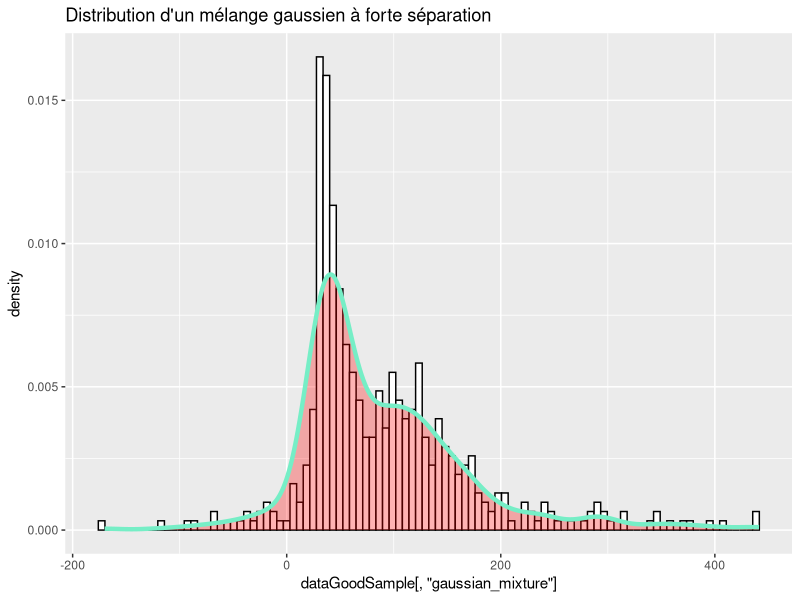
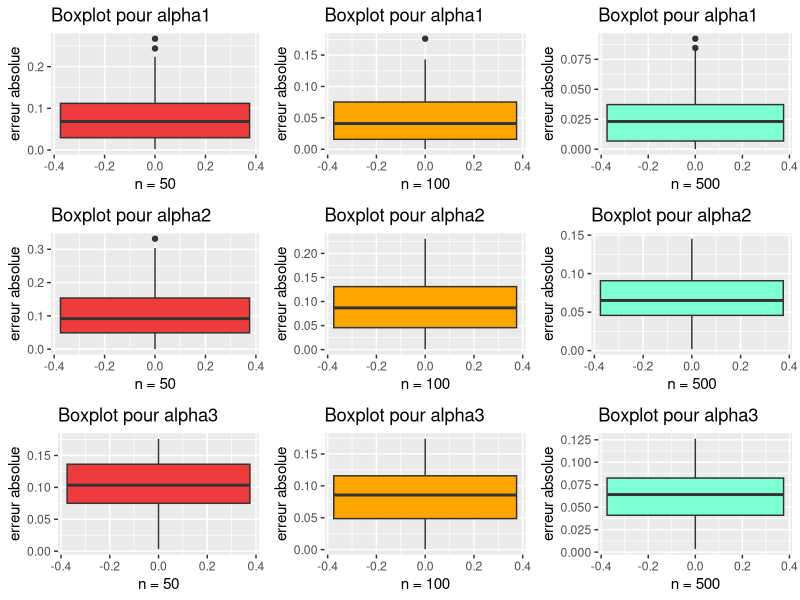
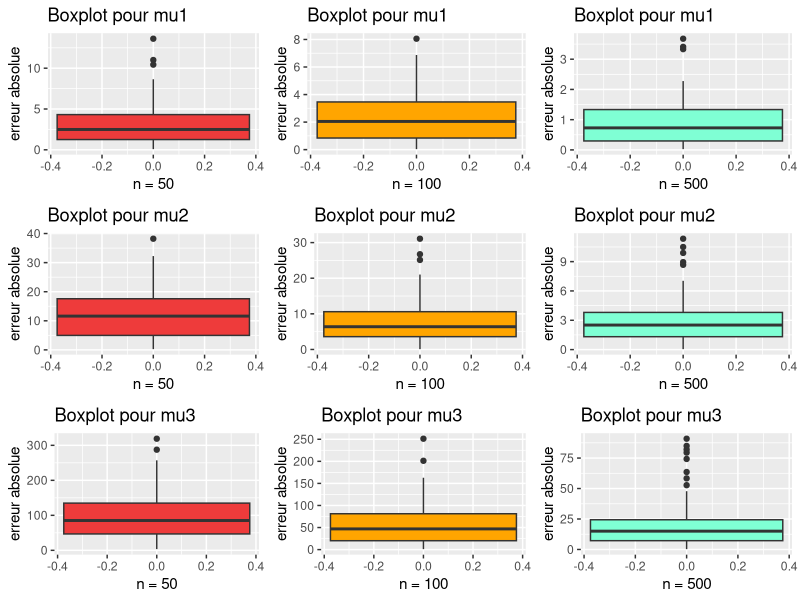
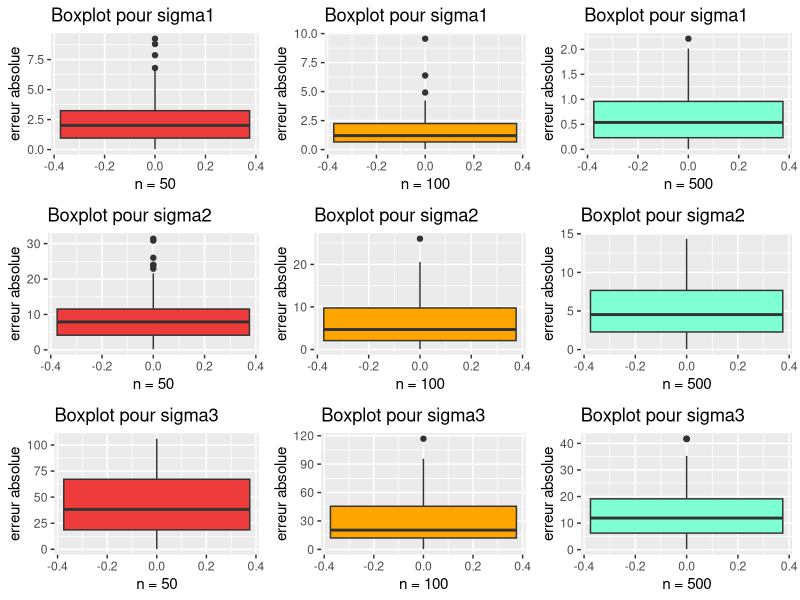
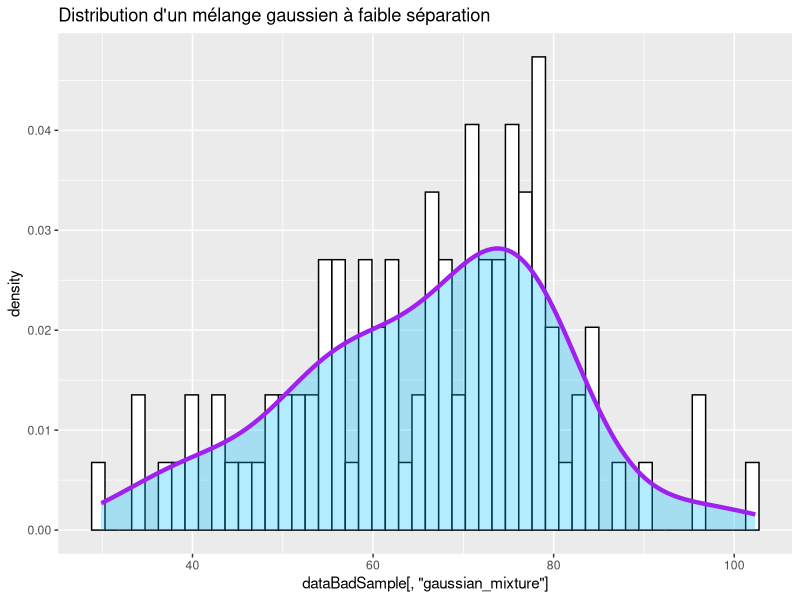
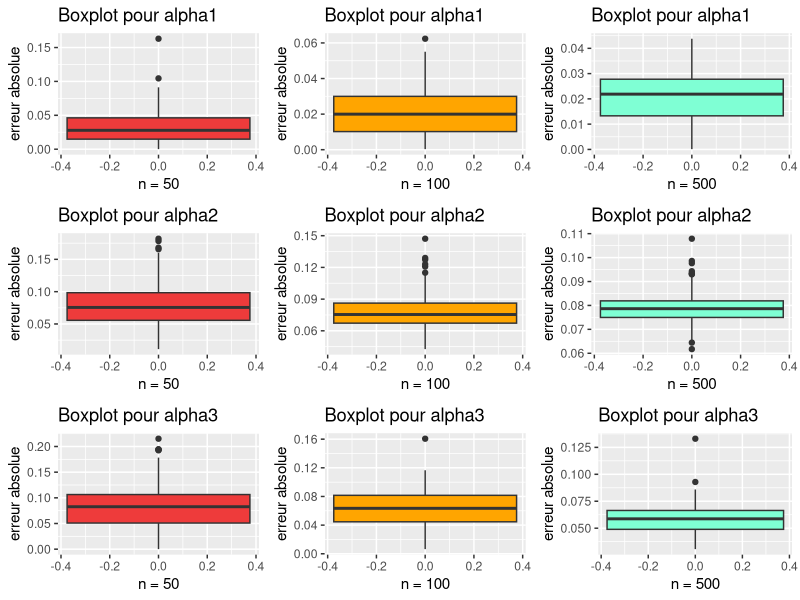
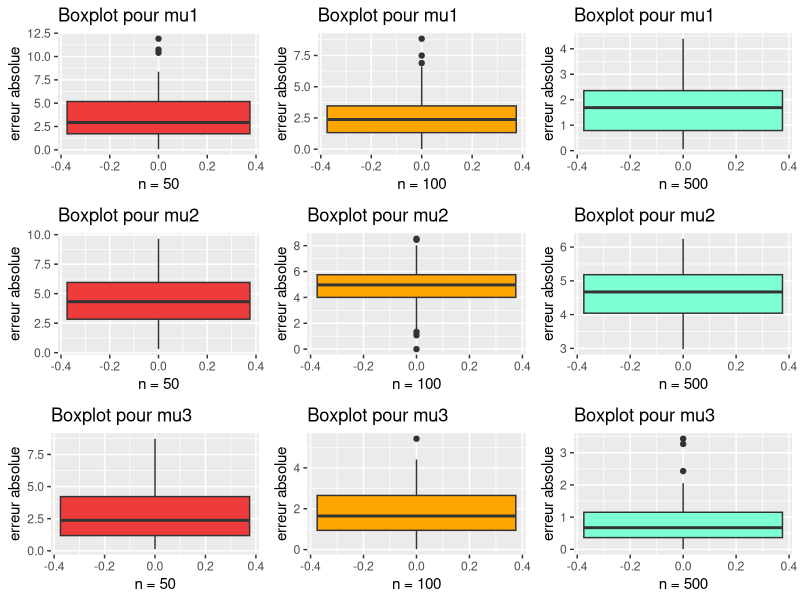
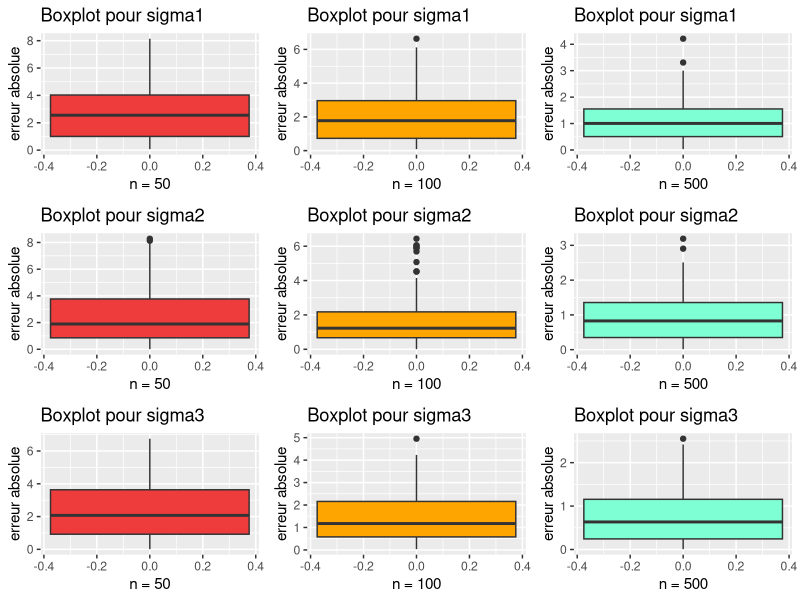

Recreate these plots in R, in order. (Note: this script raises an error after producing the figures.)
library(ggplot2)
library(ggpubr)

# Vecteur dans lequel on a stocké les noms des 13 espèces d'oiseaux présentent 
# dans notre document
bird_names = c("European Goldfinch", "Common Linnet", "Common Chaffinch",
               "European Greenfinch", "Eurasian Bullfinch", "Hawfinch",
               "Stonechat", "European Robin", "Whinchat", "Song Thrush",
               "Common Blackbird", "Ring Ouzel", "Mistle Thrush")

# Vecteur dans lequel on a stocké les moyennes respectives des volumes des nids
# des 13 espèces d'oiseaux
mean_volume = c(38.0, 60.9, 58.3, 74.5, 45.0, 71.6, 91.0, 68.4, 51.9, 288.9,
                293.6, 298.6, 266.1)
# Vecteur dans lequel on a stocké les écarts-types respectifs des volumes des
# nids des 13 espèces d'oiseaux
sd_volume = c(9.1,  20.8, 15.0,  12.2,  3.8,  12.9,  46.5, 29.8, 27.4, 55.9,
              78.5,  125.1,  56.6)

# Création du dataframe contenant les données sur les 13 nids d'oiseaux
# Chaque ligne du df correspond à une espèce d'oiseau
# Chaque espèce est associée à 2 colonnes qui nous renseignent sur
# le volume moyen des nids associée à cette espèce respectivement
# l'ecart type des nids associées à cette espèce
nest_data = data.frame(bird_names, mean_volume, sd_volume)

# Cette fonction prend en argument df le dataframe regroupant toutes les données
# c'est à dire les noms, les moyennes et les écart-types des nids des 13
# espèces d'oiseaux
# n le nombre d'espèces à tirer aléatoirement
# cette fonction retourne un dataframe stockant les noms,
# moyennes et écart-types des nids des n espèces d'oiseaux tirées aléatoirement
random_species = function(df, n){
  J = dim(df)[1]
  index_species = sample(1:J, n, replace = FALSE)
  random_prop = runif(n, 0, 1)
  random_prop = random_prop/sum(random_prop)
  random_df = df[index_species,]
  random_df = cbind(proportion_alpha = random_prop, random_df)
  random_df = random_df[,c(2,1,3,4)]
  return(random_df)
}

# Cette fonction affiche graphiquement la distribution d'un mélange gaussien
# Elle prend en argument df le dataframe contenant les données 
# (noms, moyennes, ecarts-types) des nids des espèces d'oiseaux 
# et X l’échantillon du mélange gaussien
plot_distrib = function(df, X){
  data_distrib = data.frame(gaussian_mixture = X)
  ggplot(data_distrib, aes(x=data_distrib[,'gaussian_mixture'])) + 
  geom_histogram(aes(y=..density..), colour="black", fill="white", bins = 100) +
  geom_density(alpha=.3, color = "aquamarine2", fill="red", size=1.5) + 
  ggtitle("Distribution d'un mélange gaussien")
}

# On crée le dataframe regroupant les moyennes et les écarts-types théoriques
# associés aux espèces d'oiseaux choisies par l'utilisateur
# Les espèces choisies sont stockées dans un vecteur pris en paramètre
GetRealParam = function(list_Species){
  v_index = c()
  for (species in list_Species){
    index_sp = which(nest_data$bird_names == species)
    v_index = append(v_index, index_sp)
  }
  return(nest_data[v_index,])
}


# Cette fonction génère aléatoirement un échantillon de taille n issue 
# d'un mélange gaussien
# Les paramètres (alpha, mu et sigma) des différents mélanges gaussiens 
# sont contenus dans data_th
# La fonction prends en argument data_th 
# (le dataframe contenant les paramètres alpha, mu et sigma)
# et n qui indique le nombre de valeurs que l'on souhaite générer aléatoirement
# La fonction retourne un vecteur contenant les n valeurs du mélange gaussien
# qui ont été generées aléatoirement
simulation = function(data_th, n=100){
  X = rep(NA,n) #echantillon
  vect_alpha = data_th[,2]
  vect_mean = data_th[,3]
  vect_sd = data_th[,4]
  for(i in 1:n){
    Z = runif(1)
    if (Z <= vect_alpha[1]){
      X[i] = rnorm(1, vect_mean[1], vect_sd[1])
    }else{
      k = 1
      l = 2
      Bool = FALSE
      cumul_alpha = cumsum(vect_alpha)
      while(Bool == FALSE){
        if((cumul_alpha[k]<=Z) & (cumul_alpha[l]>=Z)){
          Bool = TRUE
          param_index = l
        }
        k = k+1
        l = l+1
      }
      X[i] = rnorm(1, vect_mean[param_index], vect_sd[param_index])
    }
  }
  return(X)
}

# Fonction générant dataframe (vide)
# contenant les valeurs de P_thetat(j|X = X_i) (etape E de l'algo)
# Cette fonction prend en argument n (la taille de l'échantillon)
# Et J le nombre de mélange
param_State_E = function(n, J){
  data_stateE = data.frame(matrix(NA, nrow = n, ncol = J))
  for(j in 1:J){
    names(data_stateE)[j] = paste("H(.,",j,")",sep="")
  }
  return(data_stateE)
}

# Cette fonction est une implémentation de l'algorithme EM
# Elle prend en argument data_init
# (data_init est un dataframe contenant les paramètres (alpha, mu, sigma)
# initiaux choisis)
# un vecteur X qui est l'échantillon de taille n
# K le nombre d'itérations de l'algorithme EM
# Cette fonction va retourner un dataframe contenant les valeurs des
# paramètres alpha, mu et sigma
# qui ont été mises à jour après K itérations de l'algorithme EM

algo_EM = function(data_init, X, K){
  J = dim(data_init)[1]
  n = length(X)
  data_stateE = param_State_E(n, J)
  
  for(k in 1:K){
    vect_alpha = data_init[,2] #de longueur J
    vect_mean = data_init[,3]
    vect_sd = data_init[,4]
    # vecteur contenant la somme des des numérateurs de P_thetat(j|X = X_i)
    # pour chaque valeur de l’échantillon 
    v = rep(0,n) 
    
    # Etape E
    for(j in 1:J){
      # On remplie le tableau param_State_E contenant P_thetat(j|X=X_i)
      data_stateE[,j] = vect_alpha[j]*dnorm(X,vect_mean[j],vect_sd[j])
      v = v+data_stateE[,j]
    }
    for(j in 1:J){
      data_stateE[,j] = data_stateE[,j]/v
    }
    
    # Etape M
    H = data_stateE
    for(col in 2:4){ #on met a jour le data_init
      for(ind in 1:J){
        
        # on met à jour les alpha
        if(col == 2){
          data_init[,col][ind] = mean(H[,ind])
        }
        # on met à jour les mu
        if(col == 3){
          data_init[,col][ind] = (sum(X*H[,ind]))/(sum(H[,ind]))
        } 
        # on met à jour les sigma
        if(col == 4){
          data_init[,col][ind] = sqrt((sum( (X-rep(data_init[,col-1][ind],n))^2
                                            *H[,ind] ))/sum(H[,ind]))
        }
      }
    }
  }
  new_df = data_init
  colnames(new_df) = c('bird_names', 'alpha', 'mu', 'sigma')
  return(new_df)
}


# Cette fonction calcule l'erreur absolue de tous les paramètres alpha, mu et sigma
# elle calcule la différence en valeur absolue entre la valeur du paramètre estimé
# par l'algorithme EM et la valeur du paramètre théorique
# Elle prend en paramètre data_th le dataframe contenant les 
# paramètres alpha, mu et sigma théoriques
# et Data_EM dataframe contenant les paramètres alpha, mu et sigma estimés 
# par l'algorithme EM
# Cette fonction retourne le dataframe contenant les erreurs absolues de chaque
# paramètre

calcul_error = function(data_th, data_EM){
  J = dim(data_th)[1]
  df_error = data.frame(error_alpha = rep(NA, J), error_mu = rep(NA, J),
                        error_sigma = rep(NA, J))
  for(c in 2:4){
    df_error[,c-1] = abs(data_th[,c] - data_EM[,c])
  }
  return(df_error)
}


# Cette fonction calcule l'erreur absolue entre les paramètres estimés par
# l'algo EM
# et les paramètres théoriques pour k echantillons générés aléatoirement
# Elle prend en argument data_th le dataframe contenant les paramètres
# alpha, mu et sigma théoriques
# data_init le dataframe contenant les paramètres (alpha, mu, sigma)
# initiaux choisis
# k le nombre d'échantillons que l'on souhaite générer aléatoirement
# n la taille des échantillons (les k échantillons seront de tailles n)
# N le nombre d'iterations de l'algorithme EM
# Elle retourne un dataframe contenant les erreurs absolues de chaque paramètre
# des k échantillons de Monte Carlo
Monte_Carlo = function(data_th, data_init, k, n, N){
  J = dim(data_th)[1]
  df_MonteCarlo = data.frame()
  iteration = c()
  for(i in 1:k){
    X = simulation(data_th, n)
    data_EM = algo_EM(data_init, X, N)
    df_error = calcul_error(data_th, data_EM)
    df_MonteCarlo = rbind((df_MonteCarlo), df_error)
    v_iter = rep(paste("itération",i,sep="_"), J)
    iteration = append(iteration, v_iter)
  }
  df_MonteCarlo = cbind(iteration, df_MonteCarlo)
  return(df_MonteCarlo)
}

#############################################################################
# partie tests
#############################################################################
# On teste l'algorithme EM sur un mélange de 2 gaussiennes

# Choix de 2 espèces European Goldfinch et Ring Ouzel afin d'avoir un mélange
# de 2 gaussiennes
data_test_th = data.frame(bird_names = c("European Goldfinch", "Ring Ouzel")
                          ,proportion_alpha = c(0.3,0.7), mean = c(38, 298.6),
                          sd = c(9.1, 125.1))


# Dataframe des données d'initialisations choisies par l'utilisateur
# On a choisi les espèces suivantes: "European Goldfinch"
# et "Ring Ouzel"
data_test_init = data.frame(bird_names = c("European Goldfinch", "Ring Ouzel"),
                            alpha_init = c(0.2,0.8), mean_init = c(50, 280),
                            sd_init = c(11, 130))

data_test_th
X = simulation(data_test_th,100)
algo_EM(data_test_init,X,50)


# Exemple avec 3 espèces ayant des variables bien séparées
good_dfTestTh3 = data.frame(bird_names = c("European Goldfinch", "Stonechat",
                                           "Ring Ouzel")
                            ,proportion_alpha = c(0.3,0.5,0.2),
                            mean_th = c(38.0, 91.0, 135),
                            sd_th = c(9.1, 46.5, 125.1))

good_dfTestInit3 = data.frame(bird_names = c("European Goldfinch", "Stonechat",
                                             "Ring Ouzel")
                              ,proportion_alpha = c(0.35,0.57,0.13),
                              mean_th = c(44.4, 100, 278.3),
                              sd_th = c(10, 57, 130))


# teste des fonctions simulation et algo_EM pour ce mélange de 3 gaussiennes 
# avec forte séparation
X3 = simulation(good_dfTestTh3, 500)
print(good_dfTestTh3)
algo_EM(good_dfTestInit3, X3, 30)

# On affiche l'histogramme et la distribution pour le mélange avec
# forte séparation
dataGoodSample = data.frame(gaussian_mixture = X3)
ggplot(dataGoodSample, aes(x=dataGoodSample[,'gaussian_mixture'])) + 
geom_histogram(aes(y=..density..), colour="black", fill="white", bins = 100) +
geom_density(alpha=.3, color = "aquamarine2", fill="red", size=1.5) + 
ggtitle("Distribution d'un mélange gaussien à forte séparation")

# on affiche les boxplots pour ce melange de gausiennes avec forte séparation

vect1 <- seq(1, 298, by = 3) # vecteur 1
vect2 <- seq(2, 299, by = 3) # vecteur 2
vect3 <- seq(3, 300, by = 3) # vecteur 3

df_monteCarlo_50 = Monte_Carlo(good_dfTestTh3, good_dfTestInit3, 100, 50, 10)
df_monteCarlo_100 = Monte_Carlo(good_dfTestTh3, good_dfTestInit3, 100, 100, 10)
df_monteCarlo_500 = Monte_Carlo(good_dfTestTh3, good_dfTestInit3, 100, 500, 10)

# Pour les \alpha

a1 = ggplot(df_monteCarlo_50[vect1,], aes(y = df_monteCarlo_50[vect1, 2])) +
  xlab("n = 50") + ylab("erreur absolue") + 
  ggtitle("Boxplot pour alpha1") + geom_boxplot(fill="brown2")
a2 = ggplot(df_monteCarlo_100[vect1,], aes(y = df_monteCarlo_100[vect1, 2])) +
  xlab("n = 100") + ylab("erreur absolue") +
  ggtitle("Boxplot pour alpha1") + geom_boxplot(fill="orange")
a3 = ggplot(df_monteCarlo_500[vect1,], aes(y = df_monteCarlo_500[vect1, 2])) +
  xlab("n = 500") + ylab("erreur absolue") + 
  ggtitle("Boxplot pour alpha1") + geom_boxplot(fill="aquamarine")
a4 = ggplot(df_monteCarlo_50[vect2,], aes(y = df_monteCarlo_50[vect2, 2])) +
  xlab("n = 50") + ylab("erreur absolue") + 
  ggtitle("Boxplot pour alpha2") + geom_boxplot(fill="brown2")
a5 = ggplot(df_monteCarlo_100[vect2,], aes(y = df_monteCarlo_100[vect2, 2])) +
  xlab("n = 100") + ylab("erreur absolue") +
  ggtitle("Boxplot pour alpha2") + geom_boxplot(fill="orange")
a6 = ggplot(df_monteCarlo_500[vect2,], aes(y = df_monteCarlo_500[vect2, 2])) +
  xlab("n = 500") + ylab("erreur absolue") + 
  ggtitle("Boxplot pour alpha2") + geom_boxplot(fill="aquamarine")
a7 = ggplot(df_monteCarlo_50[vect3,], aes(y = df_monteCarlo_50[vect3, 2])) +
  xlab("n = 50") + ylab("erreur absolue") + 
  ggtitle("Boxplot pour alpha3") + geom_boxplot(fill="brown2")
a8 = ggplot(df_monteCarlo_100[vect3,], aes(y = df_monteCarlo_100[vect3, 2])) +
  xlab("n = 100") + ylab("erreur absolue") +
  ggtitle("Boxplot pour alpha3") + geom_boxplot(fill="orange")
a9 = ggplot(df_monteCarlo_500[vect3,], aes(y = df_monteCarlo_500[vect3, 2])) +
  xlab("n = 500") + ylab("erreur absolue") + 
  ggtitle("Boxplot pour alpha3") + geom_boxplot(fill="aquamarine")
ggarrange(a1, a2, a3, a4, a5, a6, a7, a8, a9, ncol = 3, nrow = 3)
# save with width = 800 and height = 1200


# Pour les \mu

m1 = ggplot(df_monteCarlo_50[vect1,], aes(y = df_monteCarlo_50[vect1, 3])) +
  xlab("n = 50") + ylab("erreur absolue") + 
  ggtitle("Boxplot pour mu1") + geom_boxplot(fill="brown2")
m2 = ggplot(df_monteCarlo_100[vect1,], aes(y = df_monteCarlo_100[vect1, 3])) +
  xlab("n = 100") + ylab("erreur absolue") +
  ggtitle("Boxplot pour mu1") + geom_boxplot(fill="orange")
m3 = ggplot(df_monteCarlo_500[vect1,], aes(y = df_monteCarlo_500[vect1, 3])) +
  xlab("n = 500") + ylab("erreur absolue") + 
  ggtitle("Boxplot pour mu1") + geom_boxplot(fill="aquamarine")
m4 = ggplot(df_monteCarlo_50[vect2,], aes(y = df_monteCarlo_50[vect2, 3])) +
  xlab("n = 50") + ylab("erreur absolue") + 
  ggtitle("Boxplot pour mu2") + geom_boxplot(fill="brown2")
m5 = ggplot(df_monteCarlo_100[vect2,], aes(y = df_monteCarlo_100[vect2, 3])) +
  xlab("n = 100") + ylab("erreur absolue") +
  ggtitle("Boxplot pour mu2") + geom_boxplot(fill="orange")
m6 = ggplot(df_monteCarlo_500[vect2,], aes(y = df_monteCarlo_500[vect2, 3])) +
  xlab("n = 500") + ylab("erreur absolue") + 
  ggtitle("Boxplot pour mu2") + geom_boxplot(fill="aquamarine")
m7 = ggplot(df_monteCarlo_50[vect3,], aes(y = df_monteCarlo_50[vect3, 3])) +
  xlab("n = 50") + ylab("erreur absolue") + 
  ggtitle("Boxplot pour mu3") + geom_boxplot(fill="brown2")
m8 = ggplot(df_monteCarlo_100[vect3,], aes(y = df_monteCarlo_100[vect3, 3])) +
  xlab("n = 100") + ylab("erreur absolue") +
  ggtitle("Boxplot pour mu3") + geom_boxplot(fill="orange")
m9 = ggplot(df_monteCarlo_500[vect3,], aes(y = df_monteCarlo_500[vect3, 3])) +
  xlab("n = 500") + ylab("erreur absolue") + 
  ggtitle("Boxplot pour mu3") + geom_boxplot(fill="aquamarine")
ggarrange(m1, m2, m3, m4, m5, m6, m7, m8, m9, ncol = 3, nrow = 3)
# save with width = 800 and height = 1200

# Pour les \sigma

s1 = ggplot(df_monteCarlo_50[vect1,], aes(y = df_monteCarlo_50[vect1, 4])) +
  xlab("n = 50") + ylab("erreur absolue") + 
  ggtitle("Boxplot pour sigma1") + geom_boxplot(fill="brown2")
s2 = ggplot(df_monteCarlo_100[vect1,], aes(y = df_monteCarlo_100[vect1, 4])) +
  xlab("n = 100") + ylab("erreur absolue") +
  ggtitle("Boxplot pour sigma1") + geom_boxplot(fill="orange")
s3 = ggplot(df_monteCarlo_500[vect1,], aes(y = df_monteCarlo_500[vect1, 4])) +
  xlab("n = 500") + ylab("erreur absolue") + 
  ggtitle("Boxplot pour sigma1") + geom_boxplot(fill="aquamarine")
s4 = ggplot(df_monteCarlo_50[vect2,], aes(y = df_monteCarlo_50[vect2, 4])) +
  xlab("n = 50") + ylab("erreur absolue") + 
  ggtitle("Boxplot pour sigma2") + geom_boxplot(fill="brown2")
s5 = ggplot(df_monteCarlo_100[vect2,], aes(y = df_monteCarlo_100[vect2, 4])) +
  xlab("n = 100") + ylab("erreur absolue") +
  ggtitle("Boxplot pour sigma2") + geom_boxplot(fill="orange")
s6 = ggplot(df_monteCarlo_500[vect2,], aes(y = df_monteCarlo_500[vect2, 4])) +
  xlab("n = 500") + ylab("erreur absolue") + 
  ggtitle("Boxplot pour sigma2") + geom_boxplot(fill="aquamarine")
s7 = ggplot(df_monteCarlo_50[vect3,], aes(y = df_monteCarlo_50[vect3, 4])) +
  xlab("n = 50") + ylab("erreur absolue") + 
  ggtitle("Boxplot pour sigma3") + geom_boxplot(fill="brown2")
s8 = ggplot(df_monteCarlo_100[vect3,], aes(y = df_monteCarlo_100[vect3, 4])) +
  xlab("n = 100") + ylab("erreur absolue") +
  ggtitle("Boxplot pour sigma3") + geom_boxplot(fill="orange")
s9 = ggplot(df_monteCarlo_500[vect3,], aes(y = df_monteCarlo_500[vect3, 4])) +
  xlab("n = 500") + ylab("erreur absolue") + 
  ggtitle("Boxplot pour sigma3") + geom_boxplot(fill="aquamarine")
ggarrange(s1, s2, s3, s4, s5, s6, s7, s8, s9, ncol = 3, nrow = 3)


# Exemple avec 3 espèces ayant des variables mal séparées
bad_dfTestTh3 = data.frame(bird_names = c("European Greenfinch", "Hawfinch",
                                          "Common Chaffinch")
                           ,proportion_alpha = c(0.28,0.12,0.6),
                           mean_th = c(74.5, 71.6, 58.3),
                           sd_th = c(12.2, 12.9, 15.0))

bad_dfTestInit3 = data.frame(bird_names = c("European Greenfinch", "Hawfinch",
                                            "Common Chaffinch")
                             ,proportion_alpha = c(0.3,0.2,0.5),
                             mean_th = c(78.3, 69.7, 60),
                             sd_th = c(11.8, 13.3, 17))


# teste des fonctions simulation et algo_EM pour ce mélange de 3 gaussiennes avec faible séparation
X3_bad = simulation(bad_dfTestTh3, 100)
print(bad_dfTestTh3)
algo_EM(bad_dfTestInit3, X3_bad, 30)

# On affiche l'histogramme et la distribution pour le mélange avec
# faible séparation
dataBadSample = data.frame(gaussian_mixture = X3_bad)
ggplot(dataBadSample, aes(x=dataBadSample[,'gaussian_mixture'])) + 
geom_histogram(aes(y=..density..), colour="black", fill="white", bins = 50)+
geom_density(alpha=.3, color = "purple", fill="deepskyblue", size=1.5) +
ggtitle("Distribution d'un mélange gaussien à faible séparation")

# on affiche les boxplots pour ce melange de gausiennes avec faible séparation

vect1 <- seq(1, 298, by = 3) # vecteur 1
vect2 <- seq(2, 299, by = 3) # vecteur 2
vect3 <- seq(3, 300, by = 3) # vecteur 3

df_monteCarloBad_50 = Monte_Carlo(bad_dfTestTh3, bad_dfTestInit3, 100, 50, 10)
df_monteCarloBad_100 = Monte_Carlo(bad_dfTestTh3, bad_dfTestInit3, 100, 100, 10)
df_monteCarloBad_500 = Monte_Carlo(bad_dfTestTh3, bad_dfTestInit3, 100, 500, 10)

# Pour les \alpha

ab1 = ggplot(df_monteCarloBad_50[vect1,], aes(y = df_monteCarloBad_50[vect1, 2])) +
  xlab("n = 50") + ylab("erreur absolue") + 
  ggtitle("Boxplot pour alpha1") + geom_boxplot(fill="brown2")
ab2 = ggplot(df_monteCarloBad_100[vect1,], aes(y = df_monteCarloBad_100[vect1, 2])) +
  xlab("n = 100") + ylab("erreur absolue") +
  ggtitle("Boxplot pour alpha1") + geom_boxplot(fill="orange")
ab3 = ggplot(df_monteCarloBad_500[vect1,], aes(y = df_monteCarloBad_500[vect1, 2])) +
  xlab("n = 500") + ylab("erreur absolue") + 
  ggtitle("Boxplot pour alpha1") + geom_boxplot(fill="aquamarine")
ab4 = ggplot(df_monteCarloBad_50[vect2,], aes(y = df_monteCarloBad_50[vect2, 2])) +
  xlab("n = 50") + ylab("erreur absolue") + 
  ggtitle("Boxplot pour alpha2") + geom_boxplot(fill="brown2")
ab5 = ggplot(df_monteCarloBad_100[vect2,], aes(y = df_monteCarloBad_100[vect2, 2])) +
  xlab("n = 100") + ylab("erreur absolue") +
  ggtitle("Boxplot pour alpha2") + geom_boxplot(fill="orange")
ab6 = ggplot(df_monteCarloBad_500[vect2,], aes(y = df_monteCarloBad_500[vect2, 2])) +
  xlab("n = 500") + ylab("erreur absolue") + 
  ggtitle("Boxplot pour alpha2") + geom_boxplot(fill="aquamarine")
ab7 = ggplot(df_monteCarloBad_50[vect3,], aes(y = df_monteCarloBad_50[vect3, 2])) +
  xlab("n = 50") + ylab("erreur absolue") + 
  ggtitle("Boxplot pour alpha3") + geom_boxplot(fill="brown2")
ab8 = ggplot(df_monteCarloBad_100[vect3,], aes(y = df_monteCarloBad_100[vect3, 2])) +
  xlab("n = 100") + ylab("erreur absolue") +
  ggtitle("Boxplot pour alpha3") + geom_boxplot(fill="orange")
ab9 = ggplot(df_monteCarloBad_500[vect3,], aes(y = df_monteCarloBad_500[vect3, 2])) +
  xlab("n = 500") + ylab("erreur absolue") + 
  ggtitle("Boxplot pour alpha3") + geom_boxplot(fill="aquamarine")
ggarrange(ab1, ab2, ab3, ab4, ab5, ab6, ab7, ab8, ab9, ncol = 3, nrow = 3)


# Pour les \mu

mb1 = ggplot(df_monteCarloBad_50[vect1,], aes(y = df_monteCarloBad_50[vect1, 3])) +
  xlab("n = 50") + ylab("erreur absolue") + 
  ggtitle("Boxplot pour mu1") + geom_boxplot(fill="brown2")
mb2 = ggplot(df_monteCarloBad_100[vect1,], aes(y = df_monteCarloBad_100[vect1, 3])) +
  xlab("n = 100") + ylab("erreur absolue") +
  ggtitle("Boxplot pour mu1") + geom_boxplot(fill="orange")
mb3 = ggplot(df_monteCarloBad_500[vect1,], aes(y = df_monteCarloBad_500[vect1, 3])) +
  xlab("n = 500") + ylab("erreur absolue") + 
  ggtitle("Boxplot pour mu1") + geom_boxplot(fill="aquamarine")
mb4 = ggplot(df_monteCarloBad_50[vect2,], aes(y = df_monteCarloBad_50[vect2, 3])) +
  xlab("n = 50") + ylab("erreur absolue") + 
  ggtitle("Boxplot pour mu2") + geom_boxplot(fill="brown2")
mb5 = ggplot(df_monteCarloBad_100[vect2,], aes(y = df_monteCarloBad_100[vect2, 3])) +
  xlab("n = 100") + ylab("erreur absolue") +
  ggtitle("Boxplot pour mu2") + geom_boxplot(fill="orange")
mb6 = ggplot(df_monteCarloBad_500[vect2,], aes(y = df_monteCarloBad_500[vect2, 3])) +
  xlab("n = 500") + ylab("erreur absolue") + 
  ggtitle("Boxplot pour mu2") + geom_boxplot(fill="aquamarine")
mb7 = ggplot(df_monteCarloBad_50[vect3,], aes(y = df_monteCarloBad_50[vect3, 3])) +
  xlab("n = 50") + ylab("erreur absolue") + 
  ggtitle("Boxplot pour mu3") + geom_boxplot(fill="brown2")
mb8 = ggplot(df_monteCarloBad_100[vect3,], aes(y = df_monteCarloBad_100[vect3, 3])) +
  xlab("n = 100") + ylab("erreur absolue") +
  ggtitle("Boxplot pour mu3") + geom_boxplot(fill="orange")
mb9 = ggplot(df_monteCarloBad_500[vect3,], aes(y = df_monteCarloBad_500[vect3, 3])) +
  xlab("n = 500") + ylab("erreur absolue") + 
  ggtitle("Boxplot pour mu3") + geom_boxplot(fill="aquamarine")
ggarrange(mb1, mb2, mb3, mb4, mb5, mb6, mb7, mb8, mb9, ncol = 3, nrow = 3)


# Pour les \sigma

sb1 = ggplot(df_monteCarloBad_50[vect1,], aes(y = df_monteCarloBad_50[vect1, 4])) +
  xlab("n = 50") + ylab("erreur absolue") + 
  ggtitle("Boxplot pour sigma1") + geom_boxplot(fill="brown2")
sb2 = ggplot(df_monteCarloBad_100[vect1,], aes(y = df_monteCarloBad_100[vect1, 4])) +
  xlab("n = 100") + ylab("erreur absolue") +
  ggtitle("Boxplot pour sigma1") + geom_boxplot(fill="orange")
sb3 = ggplot(df_monteCarloBad_500[vect1,], aes(y = df_monteCarloBad_500[vect1, 4])) +
  xlab("n = 500") + ylab("erreur absolue") + 
  ggtitle("Boxplot pour sigma1") + geom_boxplot(fill="aquamarine")
sb4 = ggplot(df_monteCarloBad_50[vect2,], aes(y = df_monteCarloBad_50[vect2, 4])) +
  xlab("n = 50") + ylab("erreur absolue") + 
  ggtitle("Boxplot pour sigma2") + geom_boxplot(fill="brown2")
sb5 = ggplot(df_monteCarloBad_100[vect2,], aes(y = df_monteCarloBad_100[vect2, 4])) +
  xlab("n = 100") + ylab("erreur absolue") +
  ggtitle("Boxplot pour sigma2") + geom_boxplot(fill="orange")
sb6 = ggplot(df_monteCarloBad_500[vect2,], aes(y = df_monteCarloBad_500[vect2, 4])) +
  xlab("n = 500") + ylab("erreur absolue") + 
  ggtitle("Boxplot pour sigma2") + geom_boxplot(fill="aquamarine")
sb7 = ggplot(df_monteCarloBad_50[vect3,], aes(y = df_monteCarloBad_50[vect3, 4])) +
  xlab("n = 50") + ylab("erreur absolue") + 
  ggtitle("Boxplot pour sigma3") + geom_boxplot(fill="brown2")
sb8 = ggplot(df_monteCarloBad_100[vect3,], aes(y = df_monteCarloBad_100[vect3, 4])) +
  xlab("n = 100") + ylab("erreur absolue") +
  ggtitle("Boxplot pour sigma3") + geom_boxplot(fill="orange")
sb9 = ggplot(df_monteCarloBad_500[vect3,], aes(y = df_monteCarloBad_500[vect3, 4])) +
  xlab("n = 500") + ylab("erreur absolue") + 
  ggtitle("Boxplot pour sigma3") + geom_boxplot(fill="aquamarine")
ggarrange(sb1, sb2, sb3, sb4, sb5, sb6, sb7, sb8, sb9, ncol = 3, nrow = 3)

# teste des fonctions simulation et algo_EM pour ce mélange de 4 gaussiennes
X4 = simulation(df_th4, 100)
print(df_th4)
algo_EM(data_init4, X4, 30)



# Chapitre III, étude d'un mélange de deux lois




bird_names2 = c("European Goldfinch", "Ring Ouzel")
mean_volume = c(38.0, 298.6)
sd_volume = c(9.1, 125.1)
nest_data2 = data.frame(bird_names2, mean_volume, sd_volume)
df <- random_species(nest_data2, 2)
df[,2] <- c(0.2878713, 0.7121287 )
df
data <- simulation(df, 500)
data

ggplot(data.frame(data), aes(x=data)) + 
  geom_histogram(aes(y=..density..), colour="black", fill="white", bins = 100) +
  geom_density(alpha=.3, color = "purple", fill="darkcyan", size=1.5) +
  xlab('X') +
  ylab('Densité') +
  geom_vline(aes(xintercept = 40), col = "darkgreen", size = 1)+
  geom_vline(aes(xintercept = 300), col = "darkgreen", size = 1)+
  geom_vline(aes(xintercept = 10), col = "firebrick") + 
  geom_vline(aes(xintercept = 70), col = "firebrick") +
  geom_vline(aes(xintercept = 430), col = "firebrick") + 
  geom_vline(aes(xintercept = 170), col = "firebrick")


data_save <- data


param_init = data.frame(bird_names = c("European Goldfinch", "Ring Ouzel"),
                            alpha_init = c(0.5, 0.5), mean_init = c(40, 300),
                            sd_init = c(30, 130))


algo_EM(param_init, data, 10)




##### BOXPLOT #####

df_monteCarlo_100 = Monte_Carlo(good_dfTestTh3, good_dfTestInit3, 100, 100, 10)
df_monteCarlo_250 = Monte_Carlo(good_dfTestTh3, good_dfTestInit3, 100, 250, 10)
df_monteCarlo_500 = Monte_Carlo(good_dfTestTh3, good_dfTestInit3, 100, 500, 10)



# Pour les \alpha
#alpha1
df_Good1 = rbind(df_monteCarlo_100[vect1,],
                 df_monteCarlo_250[vect1,],
                 df_monteCarlo_500[vect1,])

df_Good1[,1] = c(rep("100", dim(df_monteCarlo_100[vect1,])[1]),
                 rep("250", dim(df_monteCarlo_250[vect1,])[1]),
                 rep("500", dim(df_monteCarlo_500[vect1,])[1]))

colnames(df_Good1)[1] = "taille_echantillon"

a1 = qplot(df_Good1[,1], 
           df_Good1[,2], 
           data = df_Good1, 
           geom= "boxplot",
           fill = I("brown2")) + 
  xlab("n") + 
  ylab("erreur absolue") +
  theme(legend.position = "none")

#alpha2
df_Good2 = rbind(df_monteCarlo_100[vect2,], 
                 df_monteCarlo_250[vect2,],
                 df_monteCarlo_500[vect2,])

df_Good2[,1] = c(rep("100", dim(df_monteCarlo_100[vect2,])[1]),
                 rep("250", dim(df_monteCarlo_250[vect2,])[1]),
                 rep("500", dim(df_monteCarlo_500[vect2,])[1]))

colnames(df_Good2)[1] = "taille_echantillon"


a2 = qplot(df_Good2[,1],
           df_Good2[,2],
           data = df_Good2,
           fill = I("orange"),
           geom= "boxplot") + 
  xlab("n") +
  ylab("erreur absolue") +
  theme(legend.position = "none")

#alpha3
df_Good3 = rbind(df_monteCarlo_100[vect3,],
                 df_monteCarlo_250[vect3,],
                 df_monteCarlo_500[vect3,])

df_Good3[,1] = c(rep("100", dim(df_monteCarlo_100[vect3,])[1]),
                 rep("250", dim(df_monteCarlo_250[vect3,])[1]),
                 rep("500", dim(df_monteCarlo_500[vect3,])[1]))

colnames(df_Good3)[1] = "taille_echantillon"


a3 = qplot(df_Good3[,1],
           df_Good3[,2],
           data = df_Good3,
           fill = I("aquamarine"),
           geom= "boxplot") + 
  xlab("n") + 
  ylab("erreur absolue") +
  theme(legend.position = "none")

# save with width = 800 and height = 1200


# Pour les \mu
# pour mu1
df_Good1 = rbind(df_monteCarlo_100[vect1,],
                 df_monteCarlo_250[vect1,],
                 df_monteCarlo_500[vect1,])

df_Good1[,1] = c(rep("100", dim(df_monteCarlo_100[vect1,])[1]),
                 rep("250", dim(df_monteCarlo_250[vect1,])[1]),
                 rep("500", dim(df_monteCarlo_500[vect1,])[1]))

colnames(df_Good1)[1] = "taille_echantillon"


m1 = qplot(df_Good1[,1],
      df_Good1[,3],
      data = df_Good1, 
      geom= "boxplot",
      fill = I("brown2")) + 
  xlab("n") + 
  ylab("erreur absolue") +
  theme(legend.position = "none")

#mu2
df_Good2 = rbind(df_monteCarlo_100[vect2,], 
                 df_monteCarlo_250[vect2,],
                 df_monteCarlo_500[vect2,])

df_Good2[,1] = c(rep("100", dim(df_monteCarlo_100[vect2,])[1]),
                 rep("250", dim(df_monteCarlo_250[vect2,])[1]),
                 rep("500", dim(df_monteCarlo_500[vect2,])[1]))

colnames(df_Good2)[1] = "taille_echantillon"


m2 = qplot(df_Good2[,1],
      df_Good2[,3],
      data = df_Good2,
      fill = I("orange"),
      geom= "boxplot") + 
  xlab("n") + 
  ylab("erreur absolue") +
  theme(legend.position = "none")

#mu3
df_Good3 = rbind(df_monteCarlo_100[vect3,],
                 df_monteCarlo_250[vect3,],
                 df_monteCarlo_500[vect3,])

df_Good3[,1] = c(rep("100", dim(df_monteCarlo_100[vect3,])[1]),
                 rep("250", dim(df_monteCarlo_250[vect3,])[1]),
                 rep("500", dim(df_monteCarlo_500[vect3,])[1]))

colnames(df_Good3)[1] = "taille_echantillon"

m3 = qplot(df_Good3[,1], 
      df_Good3[,3], 
      data = df_Good3,
      fill = I("aquamarine"),
      geom= "boxplot")+
  xlab("n") + 
  ylab("erreur absolue") +
  theme(legend.position = "none")

# save with width = 800 and height = 1200


# Pour les \sigma
# pour sigma1
df_Good1 = rbind(df_monteCarlo_100[vect1,],
                 df_monteCarlo_250[vect1,],
                 df_monteCarlo_500[vect1,])

df_Good1[,1] = c(rep("100", dim(df_monteCarlo_100[vect1,])[1]),
                 rep("250", dim(df_monteCarlo_250[vect1,])[1]),
                 rep("500", dim(df_monteCarlo_500[vect1,])[1]))

colnames(df_Good)[1] = "taille_echantillon"

s1 = qplot(df_Good1[,1], 
      df_Good1[,4],
      data = df_Good1, 
      geom= "boxplot", 
      fill = I("brown2")) + 
  xlab("n") + ylab("erreur absolue") +
  theme(legend.position = "none")

# Pour sigma2
df_Good2 = rbind(df_monteCarlo_100[vect2,],
                 df_monteCarlo_250[vect2,],
                 df_monteCarlo_500[vect2,])

df_Good2[,1] = c(rep("100", dim(df_monteCarlo_100[vect2,])[1]),
                 rep("250", dim(df_monteCarlo_250[vect2,])[1]),
                 rep("500", dim(df_monteCarlo_500[vect2,])[1]))

colnames(df_Good2)[1] = "taille_echantillon"


s2 = qplot(df_Good2[,1],
      df_Good2[,4], 
      data = df_Good2, 
      fill = I("orange"),
      geom= "boxplot") + 
  xlab("n") + 
  ylab("erreur absolue") +
  theme(legend.position = "none")

# Pour sigma3
df_Good3 = rbind(df_monteCarlo_100[vect3,], 
                 df_monteCarlo_250[vect3,],
                 df_monteCarlo_500[vect3,])

df_Good3[,1] = c(rep("100", dim(df_monteCarlo_100[vect3,])[1]),
                 rep("250", dim(df_monteCarlo_250[vect3,])[1]),
                 rep("500", dim(df_monteCarlo_500[vect3,])[1]))

colnames(df_Good3)[1] = "taille_echantillon"

s3 = qplot(df_Good3[,1], 
      df_Good3[,4], 
      data = df_Good3, 
      fill = I("aquamarine"),
      geom= "boxplot") + 
  xlab("n") + 
  ylab("erreur absolue") +
  theme(legend.position = "none")


ggarrange(a1,a2,a3, ncol = 1, nrow = 3)
ggarrange(m1,m2,m3, ncol = 1, nrow = 3)
ggarrange(s1,s2,s3, ncol = 1, nrow = 3)
